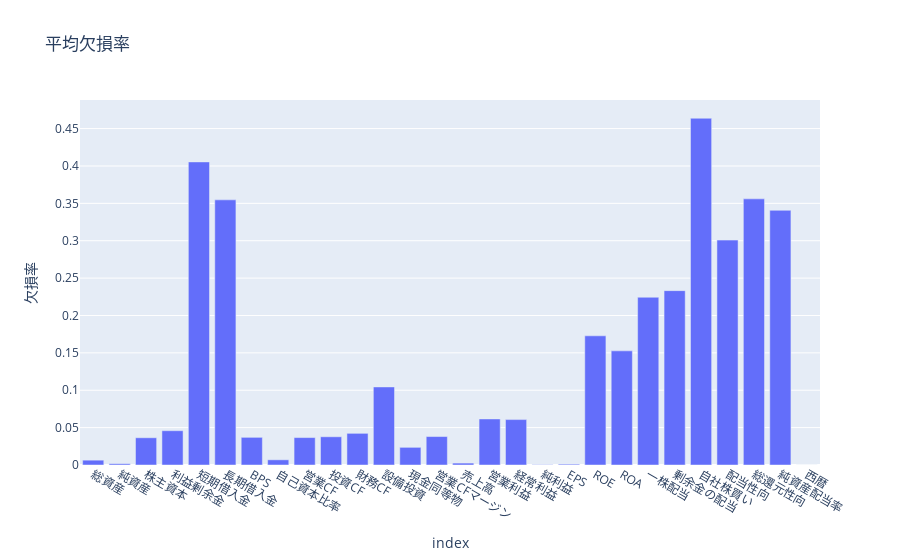

Source (notebook cell):
### Markdown cell above
### ☑️ 列ごとの欠損値の割合を確認する

### Code cell
df_combined = df_ALL_DATAs.drop(columns=["コード", "年度"]).isna().mean()
fig = px.bar(df_combined, x=df_combined.index, y=df_combined.values, labels={"x":"項目","y":"欠損率"}, title="平均欠損率")
fig.show()

### Figure 1 — Plotly figure (JSON) as saved in the notebook; plotly's stock layout.template omitted (floating-point values rounded to 4 significant figures)
{"data": [{"hovertemplate": "index=%{x}<br>欠損率=%{y}<extra></extra>", "legendgroup": "", "marker": {"color": "#636efa", "pattern": {"shape": ""}}, "name": "", "orientation": "v", "showlegend": false, "textposition": "auto", "type": "bar", "x": ["総資産", "純資産", "株主資本", "利益剰余金", "短期借入金", "長期借入金", "BPS", "自己資本比率", "営業CF", "投資CF", "財務CF", "設備投資", "現金同等物", "営業CFマージン", "売上高", "営業利益", "経常利益", "純利益", "EPS", "ROE", "ROA", "一株配当", "剰余金の配当", "自社株買い", "配当性向", "総還元性向", "純資産配当率", "西暦"], "xaxis": "x", "y": [0.006468, 0.001716, 0.03644, 0.04586, 0.4054, 0.3547, 0.037, 0.006942, 0.03669, 0.03774, 0.04235, 0.1044, 0.02363, 0.03805, 0.002562, 0.06162, 0.06075, 0.0003714, 0.001101, 0.1728, 0.1527, 0.2244, 0.2332, 0.4638, 0.3008, 0.356, 0.3407, 0.0], "yaxis": "y"}], "layout": {"barmode": "relative", "legend": {"tracegroupgap": 0}, "title": {"text": "平均欠損率"}, "xaxis": {"anchor": "y", "domain": [0, 1], "title": {"text": "index"}}, "yaxis": {"anchor": "x", "domain": [0, 1], "title": {"text": "欠損率"}}}}
